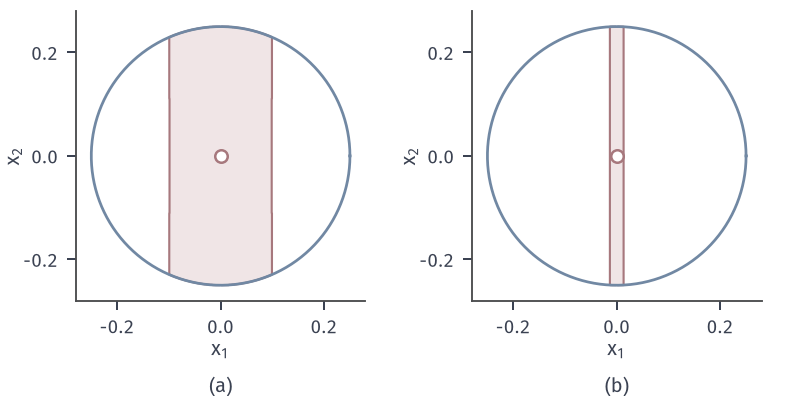

The Python source for this figure:
from pathlib import Path
import sys
ROOT = next(p for p in Path(__file__).resolve().parents if (p/'build.sh').is_file() and (p/'tex/book.tex').is_file())
sys.path.insert(0, str(ROOT/'figures/00-shared/mathematical-preliminaries-upper/00-shared/comprehension-figures'))
from support import figure, save, BLUE, GREEN, YELLOW, RED, PURPLE, INK, MUTED, GRID, BLUE_FILL, GREEN_FILL, YELLOW_FILL, RED_FILL, PURPLE_FILL
import numpy as np
HERE = Path(__file__).resolve().parent
STROKE = '#4C4D4F'
def panel(fig, left, right, top, bottom, wspace=.25, hspace=.2):
    fig.set_layout_engine(None)
    fig.subplots_adjust(left=left, right=right, top=top, bottom=bottom, wspace=wspace, hspace=hspace)
def tag(fig, ax, s, y=.05):
    p = ax.get_position(); fig.text((p.x0+p.x1)/2, y, s, ha='center', va='top')
# 贯穿例 f(x)=(x1^2-1)^2/4+x2^2/2，L=2 与 M=6 在 |x1|<=1 上成立，alpha=1/2。
def F(x): return .25*(x[0]**2-1)**2+.5*x[1]**2
def G(x): return np.array([x[0]**3-x[0],x[1]])
LEV=[.02,.08,.16,.25,.4,.65,1,1.5]
def contour(ax,xr,yr,levels=LEV):
    X,Y=np.meshgrid(np.linspace(*xr,700),np.linspace(*yr,500))
    ax.contour(X,Y,.25*(X**2-1)**2+.5*Y**2,levels=levels,colors=[BLUE],linewidths=.65)
def minima(ax,pts=((1,0),(-1,0))):
    for x,y in pts: ax.plot([x],[y],'o',ms=4.8,color=RED,mew=0,zorder=6)
def saddle(ax,x=0,y=0): ax.plot([x],[y],'o',mfc='white',mec=RED,ms=5,mew=1,zorder=7)
fig,(a,b)=figure(width_mm=112,height_mm=56,ncols=2); panel(fig,.07,.985,.97,.24,wspace=.2)
r=.25; Fth=.05
X,Y=np.meshgrid(np.linspace(-r,r,1001),np.linspace(-r,r,1001))
for ax,T,s in ((a,3,'(a)'),(b,8,'(b)')):
    u,v=X.copy(),Y.copy()
    for t in range(T): u,v=u-.5*(u**3-u),v-.5*v
    stuck=.25*(u**2-1)**2+.5*v**2>.25-Fth; ball=X*X+Y*Y<=r*r
    Z=np.where(ball&stuck,1.,0.); ax.contourf(X,Y,Z,levels=[.5,2],colors=[RED_FILL])
    ax.contour(X,Y,Z,levels=[.5],colors=[RED],linewidths=.85)
    t=np.linspace(0,2*np.pi,400); ax.plot(r*np.cos(t),r*np.sin(t),color=BLUE,lw=1.1); saddle(ax)
    ax.set_aspect('equal'); ax.set_xlim(-.28,.28); ax.set_ylim(-.28,.28); ax.set_xlabel('$x_1$',labelpad=1); ax.set_ylabel('$x_2$',labelpad=0); ax.set_xticks([-.2,0,.2]); ax.set_yticks([-.2,0,.2]); tag(fig,ax,s)
    h=np.abs(X[ball&stuck]).max(); print(T,h)
save(fig,HERE,'figure',{'r':r,'F':Fth,'T':[3,8],'alpha':.5})
